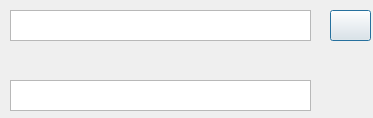
<?xml version="1.0" encoding="UTF-8"?>
<ui version="4.0">
 <class>Dialog</class>
 <widget class="QDialog" name="Dialog">
  <property name="geometry">
   <rect>
    <x>0</x>
    <y>0</y>
    <width>373</width>
    <height>118</height>
   </rect>
  </property>
  <property name="windowTitle">
   <string>Dialog</string>
  </property>
  <widget class="QPlainTextEdit" name="archivostring">
   <property name="geometry">
    <rect>
     <x>10</x>
     <y>10</y>
     <width>301</width>
     <height>31</height>
    </rect>
   </property>
  </widget>
  <widget class="QPushButton" name="CArchivo">
   <property name="geometry">
    <rect>
     <x>330</x>
     <y>10</y>
     <width>41</width>
     <height>31</height>
    </rect>
   </property>
   <property name="text">
    <string/>
   </property>
   <property name="icon">
    <iconset>
     <normaloff>Iconos/accept.svg</normaloff>Iconos/accept.svg</iconset>
   </property>
  </widget>
  <widget class="QTextEdit" name="guardadoarchivo">
   <property name="geometry">
    <rect>
     <x>10</x>
     <y>80</y>
     <width>301</width>
     <height>31</height>
    </rect>
   </property>
  </widget>
 </widget>
 <resources/>
 <connections>
  <connection>
   <sender>CArchivo</sender>
   <signal>clicked()</signal>
   <receiver>Dialog</receiver>
   <slot>close()</slot>
   <hints>
    <hint type="sourcelabel">
     <x>350</x>
     <y>25</y>
    </hint>
    <hint type="destinationlabel">
     <x>186</x>
     <y>58</y>
    </hint>
   </hints>
  </connection>
 </connections>
</ui>
